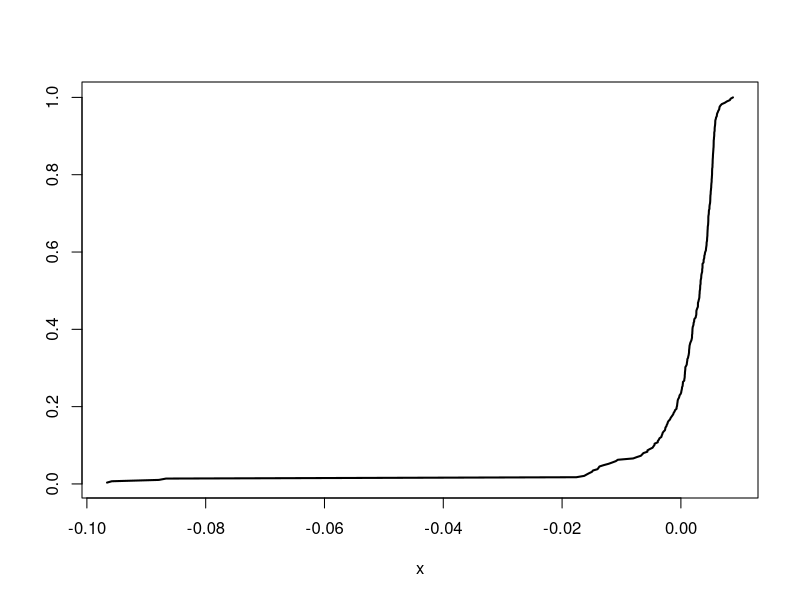
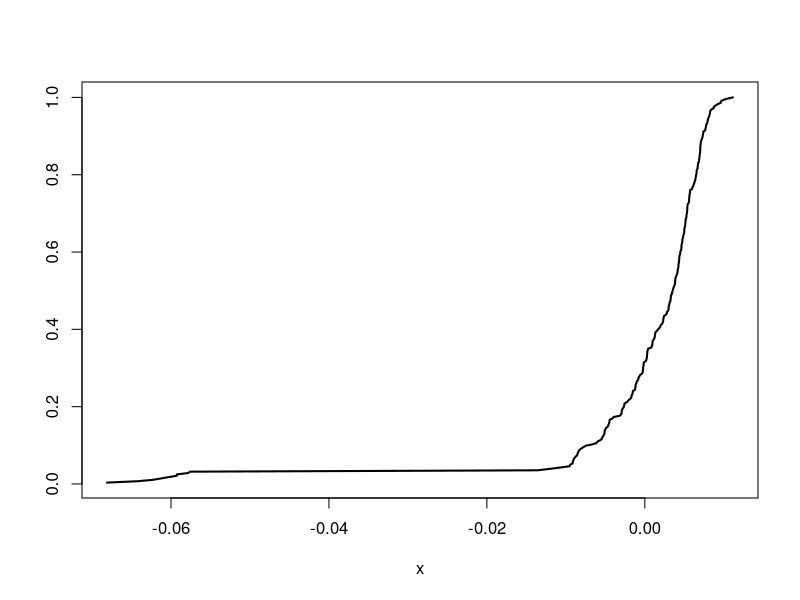

Generate these figures, in order, with R:
## ---- chunk 1
knitr::opts_knit$set(root.dir = 'C:/Users/neide/OneDrive/Documents/TimeSeriesR/Data')
## ---- chunk 2
ndc <- read.table("Nondefcap.dat")
ndc <- ts(ndc[,2],start=c(1992,3),frequency=12,names= "NewOrders")
ndc.diff <- diff(ndc)
n <- length(ndc.diff)
gamma.hat <- acf(ndc.diff,lag=n-1,type="covariance",plot=FALSE)$acf[,,1]
ndc.acf1 <- gamma.hat[2]
## ---- chunk 3
b.sub <- 5
q.sub <- floor(n-b.sub+1)
sub.edf <- NULL
for(i in 1:q.sub)
{
	sub.ndc <- ndc.diff[i:(i+b.sub-1)]
	gamma.sub <- acf(sub.ndc,lag=b.sub-1,type="covariance",plot=FALSE)$acf[,,1]
	sub.edf <- c(sub.edf,sqrt(b.sub)*(gamma.sub[2]-ndc.acf1))
}
sub.edf <- sort(sub.edf)
interval <- c(sub.edf[floor(.025*q.sub)],sub.edf[floor(.975*q.sub)])
## ---- chunk 4
plot(sub.edf,seq(1,q.sub)/q.sub,type="l",xlab="x",ylab="",lwd=2)
## ---- chunk 5
b.sub <- 10
q.sub <- floor(n-b.sub+1)
sub.edf <- NULL
for(i in 1:q.sub)
{
	sub.ndc <- ndc.diff[i:(i+b.sub-1)]
	gamma.sub <- acf(sub.ndc,lag=b.sub-1,type="covariance",plot=FALSE)$acf[,,1]
	sub.edf <- c(sub.edf,sqrt(b.sub)*(gamma.sub[2]-ndc.acf1))
}
sub.edf <- sort(sub.edf)
interval <- c(sub.edf[floor(.025*q.sub)],sub.edf[floor(.975*q.sub)])
## ---- chunk 6
plot(sub.edf,seq(1,q.sub)/q.sub,type="l",xlab="x",ylab="",lwd=2)
